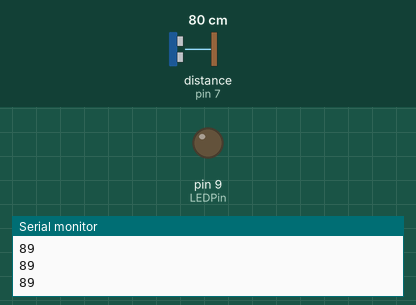
A sketch run on a simulated Arduino Uno, built with avr-gcc and run on an emulated ATmega328P. On the bench: output pins drawn as LEDs (lit = HIGH), the last lines printed to the serial monitor. Wiring (inferred from the names in the program): ultrasonic range finder: trigger pin 8; echo pin 7. The inputs (shaded band) are chosen by the test bench; at power-on: distance to the obstacle (sensor on pin 7) 80 cm. The echo pulse lasts 58.3 µs per cm; pins used as bus, display or sensor lines are not drawn.

Above: at 1.2 s.
1.3 s: distance to the obstacle (sensor on pin 7) set to 173 cm
2.8 s: distance to the obstacle (sensor on pin 7) set to 184 cm
At 4.0 s:
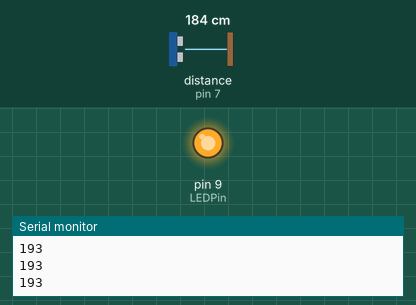
4.3 s: distance to the obstacle (sensor on pin 7) set to 2 cm
At 5.5 s:
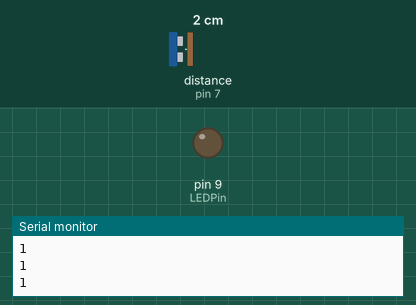
5.8 s: distance to the obstacle (sensor on pin 7) set to 250 cm
At 7.2 s:
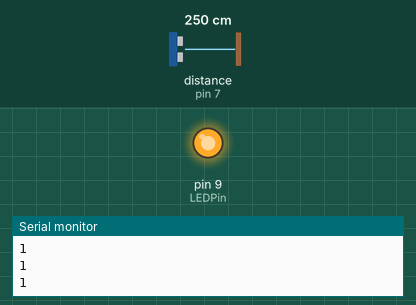
Timing chart, 0 to 8.3 s (numbered marks = the images above; inputs shaded):
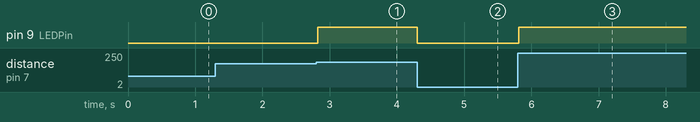

The sketch:

sensorUltrasonido.ino
```cpp
/*
  HC-SR04 Ping distance sensor:
  VCC to arduino 5v
  GND to arduino GND
  Echo to Arduino pin 7
  Trig to Arduino pin 8

  This sketch originates from Virtualmix: http://goo.gl/kJ8Gl
  Has been modified by Winkle ink here: http://winkleink.blogspot.com.au/2012/05/arduino-hc-sr04-ultrasonic-distance.html
  And modified further by ScottC here: http://arduinobasics.blogspot.com.au/2012/11/arduinobasics-hc-sr04-ultrasonic-sensor.html
  on 10 Nov 2012.
*/


long soft;
int b = 15;
int buf[15]; // buffer de suavizado

#define echoPin 7 // Echo Pin
#define trigPin 8 // Trigger Pin
#define LEDPin 9 // Onboard LED

int maximumRange = 200; // Maximum range needed
int minimumRange = 0; // Minimum range needed
long duration, distance; // Duration used to calculate distance
int count;

void setup() {
  Serial.begin (9600);
  pinMode(trigPin, OUTPUT);
  pinMode(echoPin, INPUT);
  pinMode(LEDPin, OUTPUT); // Use LED indicator (if required)

  for (int i = 0; i < b; i++) {
    buf[i] = 0;
  }
  count = 0;
  soft = 0;
}

void loop() {
  /* The following trigPin/echoPin cycle is used to determine the
    distance of the nearest object by bouncing soundwaves off of it. */
  digitalWrite(trigPin, LOW);
  delayMicroseconds(2);

  digitalWrite(trigPin, HIGH);
  delayMicroseconds(10);

  digitalWrite(trigPin, LOW);
  duration = pulseIn(echoPin, HIGH);

  //Calculate the distance (in cm) based on the speed of sound.
  distance = duration / 52;

  if (distance >= maximumRange || distance <= minimumRange) {
    /* Send a negative number to computer and Turn LED ON
      to indicate "out of range" */
    // Serial.println("-1");
    distance = -1;
    digitalWrite(LEDPin, HIGH);
  }
  else {
    /* Send the distance to the computer using Serial protocol, and
      turn LED OFF to indicate successful reading. */
    //Serial.println(distance);
    digitalWrite(LEDPin, LOW);
  }

  calcSoft();


}

void calcSoft() {
  if (distance != -1) {
    buf[count] = distance;
    count ++;
    count %= b;
  }

  long val = 0;
  for (int i = 0; i < b; i++) {
    val += buf[i];
  }
  soft = val / b;
  Serial.println(soft);
}
```

Measured:
- the behaviour switches between 178 and 179 cm on distance to the obstacle (sensor on pin 7) (found by bisection; images 0 and 1)
- after the input at 2.8 s, pin 9 (LEDPin): LOW → HIGH at once
- after the input at 4.3 s, pin 9 (LEDPin): HIGH → LOW at once
- after the input at 5.8 s, pin 9 (LEDPin): LOW → HIGH at once
